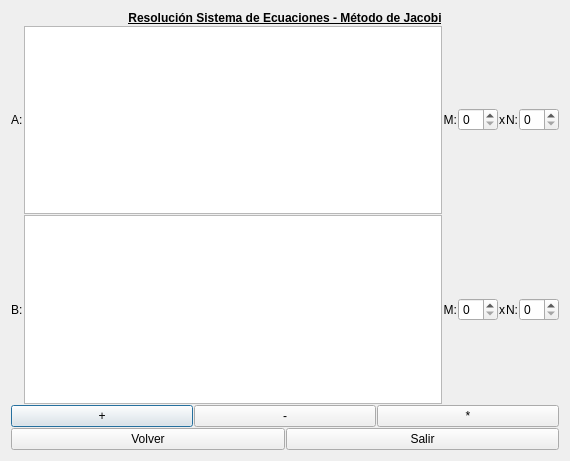
<?xml version="1.0" encoding="UTF-8"?>
<ui version="4.0">
 <class>MatrixOperator</class>
 <widget class="QDialog" name="MatrixOperator">
  <property name="geometry">
   <rect>
    <x>0</x>
    <y>0</y>
    <width>570</width>
    <height>461</height>
   </rect>
  </property>
  <property name="windowTitle">
   <string>Dialog</string>
  </property>
  <layout class="QVBoxLayout" name="verticalLayout">
   <property name="spacing">
    <number>1</number>
   </property>
   <item>
    <widget class="QLabel" name="title">
     <property name="font">
      <font>
       <bold>true</bold>
       <underline>true</underline>
      </font>
     </property>
     <property name="text">
      <string>Resolución Sistema de Ecuaciones - Método de Jacobi</string>
     </property>
     <property name="alignment">
      <set>Qt::AlignCenter</set>
     </property>
    </widget>
   </item>
   <item>
    <layout class="QHBoxLayout" name="horizontalLayout_2">
     <property name="spacing">
      <number>-1</number>
     </property>
     <item>
      <widget class="QLabel" name="label_6">
       <property name="maximumSize">
        <size>
         <width>16777215</width>
         <height>200</height>
        </size>
       </property>
       <property name="text">
        <string>A:</string>
       </property>
      </widget>
     </item>
     <item>
      <widget class="QTableView" name="matrixA">
       <property name="maximumSize">
        <size>
         <width>16777215</width>
         <height>16777215</height>
        </size>
       </property>
      </widget>
     </item>
     <item>
      <layout class="QVBoxLayout" name="verticalLayout_2">
       <item>
        <layout class="QHBoxLayout" name="horizontalLayout_3">
         <item>
          <widget class="QLabel" name="label_3">
           <property name="text">
            <string>M:</string>
           </property>
           <property name="alignment">
            <set>Qt::AlignRight|Qt::AlignTrailing|Qt::AlignVCenter</set>
           </property>
          </widget>
         </item>
         <item>
          <widget class="QSpinBox" name="mSpinBoxA">
           <property name="maximumSize">
            <size>
             <width>40</width>
             <height>16777215</height>
            </size>
           </property>
          </widget>
         </item>
         <item>
          <widget class="QLabel" name="label_4">
           <property name="text">
            <string>x</string>
           </property>
           <property name="alignment">
            <set>Qt::AlignCenter</set>
           </property>
          </widget>
         </item>
         <item>
          <widget class="QLabel" name="label_5">
           <property name="maximumSize">
            <size>
             <width>50</width>
             <height>16777215</height>
            </size>
           </property>
           <property name="text">
            <string>N:</string>
           </property>
           <property name="alignment">
            <set>Qt::AlignRight|Qt::AlignTrailing|Qt::AlignVCenter</set>
           </property>
          </widget>
         </item>
         <item>
          <widget class="QSpinBox" name="nSpinBoxA">
           <property name="maximumSize">
            <size>
             <width>40</width>
             <height>16777215</height>
            </size>
           </property>
          </widget>
         </item>
        </layout>
       </item>
      </layout>
     </item>
    </layout>
   </item>
   <item>
    <layout class="QHBoxLayout" name="horizontalLayout_5">
     <item>
      <widget class="QLabel" name="label_10">
       <property name="text">
        <string>B:</string>
       </property>
      </widget>
     </item>
     <item>
      <widget class="QTableView" name="matrixB"/>
     </item>
     <item>
      <layout class="QVBoxLayout" name="verticalLayout_3">
       <item>
        <layout class="QHBoxLayout" name="horizontalLayout_7">
         <item>
          <widget class="QLabel" name="label_7">
           <property name="text">
            <string>M:</string>
           </property>
           <property name="alignment">
            <set>Qt::AlignRight|Qt::AlignTrailing|Qt::AlignVCenter</set>
           </property>
          </widget>
         </item>
         <item>
          <widget class="QSpinBox" name="mSpinBoxB">
           <property name="minimumSize">
            <size>
             <width>0</width>
             <height>0</height>
            </size>
           </property>
           <property name="maximumSize">
            <size>
             <width>40</width>
             <height>16777215</height>
            </size>
           </property>
          </widget>
         </item>
         <item>
          <widget class="QLabel" name="label_8">
           <property name="text">
            <string>x</string>
           </property>
           <property name="alignment">
            <set>Qt::AlignCenter</set>
           </property>
          </widget>
         </item>
         <item>
          <widget class="QLabel" name="label_9">
           <property name="maximumSize">
            <size>
             <width>50</width>
             <height>16777215</height>
            </size>
           </property>
           <property name="text">
            <string>N:</string>
           </property>
           <property name="alignment">
            <set>Qt::AlignRight|Qt::AlignTrailing|Qt::AlignVCenter</set>
           </property>
          </widget>
         </item>
         <item>
          <widget class="QSpinBox" name="nSpinBoxB">
           <property name="maximumSize">
            <size>
             <width>40</width>
             <height>16777215</height>
            </size>
           </property>
          </widget>
         </item>
        </layout>
       </item>
      </layout>
     </item>
    </layout>
   </item>
   <item>
    <layout class="QHBoxLayout" name="horizontalLayout">
     <item>
      <widget class="QPushButton" name="sumButton">
       <property name="text">
        <string>+</string>
       </property>
      </widget>
     </item>
     <item>
      <widget class="QPushButton" name="sustButton">
       <property name="text">
        <string>-</string>
       </property>
      </widget>
     </item>
     <item>
      <widget class="QPushButton" name="multButton">
       <property name="text">
        <string>*</string>
       </property>
      </widget>
     </item>
    </layout>
   </item>
   <item>
    <layout class="QHBoxLayout" name="horizontalLayout_6">
     <item>
      <widget class="QPushButton" name="backButton">
       <property name="text">
        <string>Volver</string>
       </property>
      </widget>
     </item>
     <item>
      <widget class="QPushButton" name="exitButton">
       <property name="text">
        <string>Salir</string>
       </property>
      </widget>
     </item>
    </layout>
   </item>
  </layout>
 </widget>
 <resources/>
 <connections/>
</ui>
